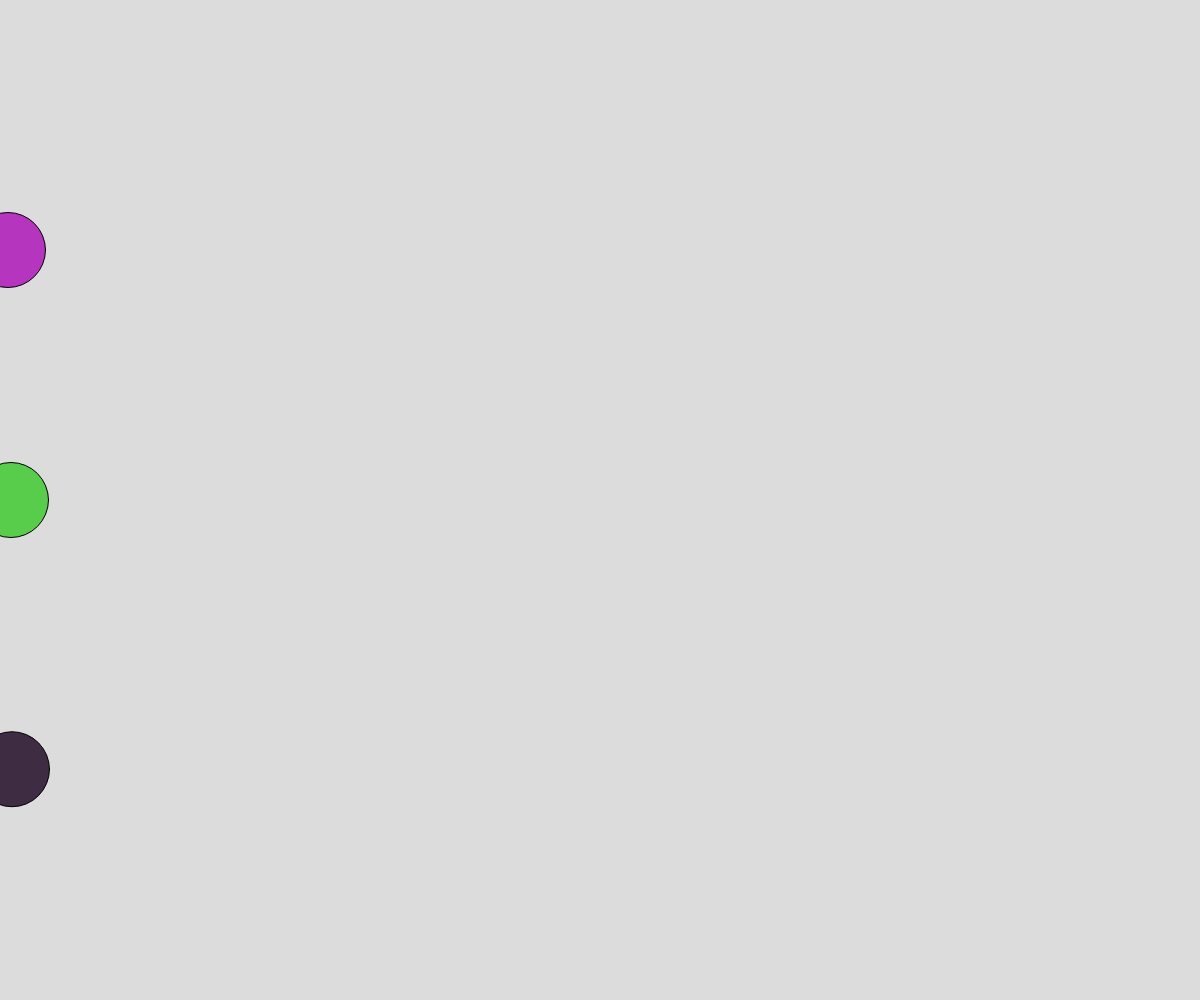
Frame 1 (no input)
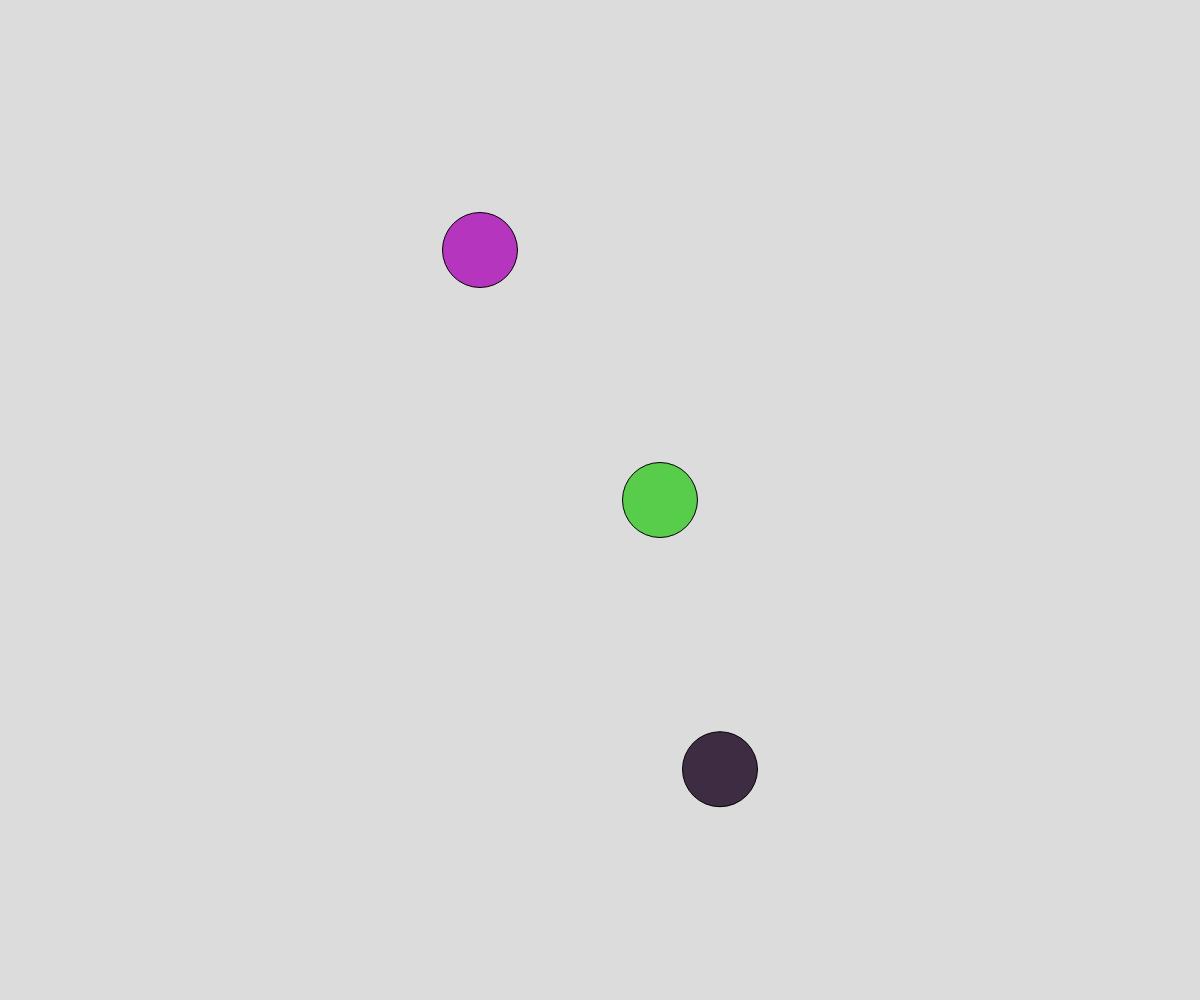
Frame 60 (no input)
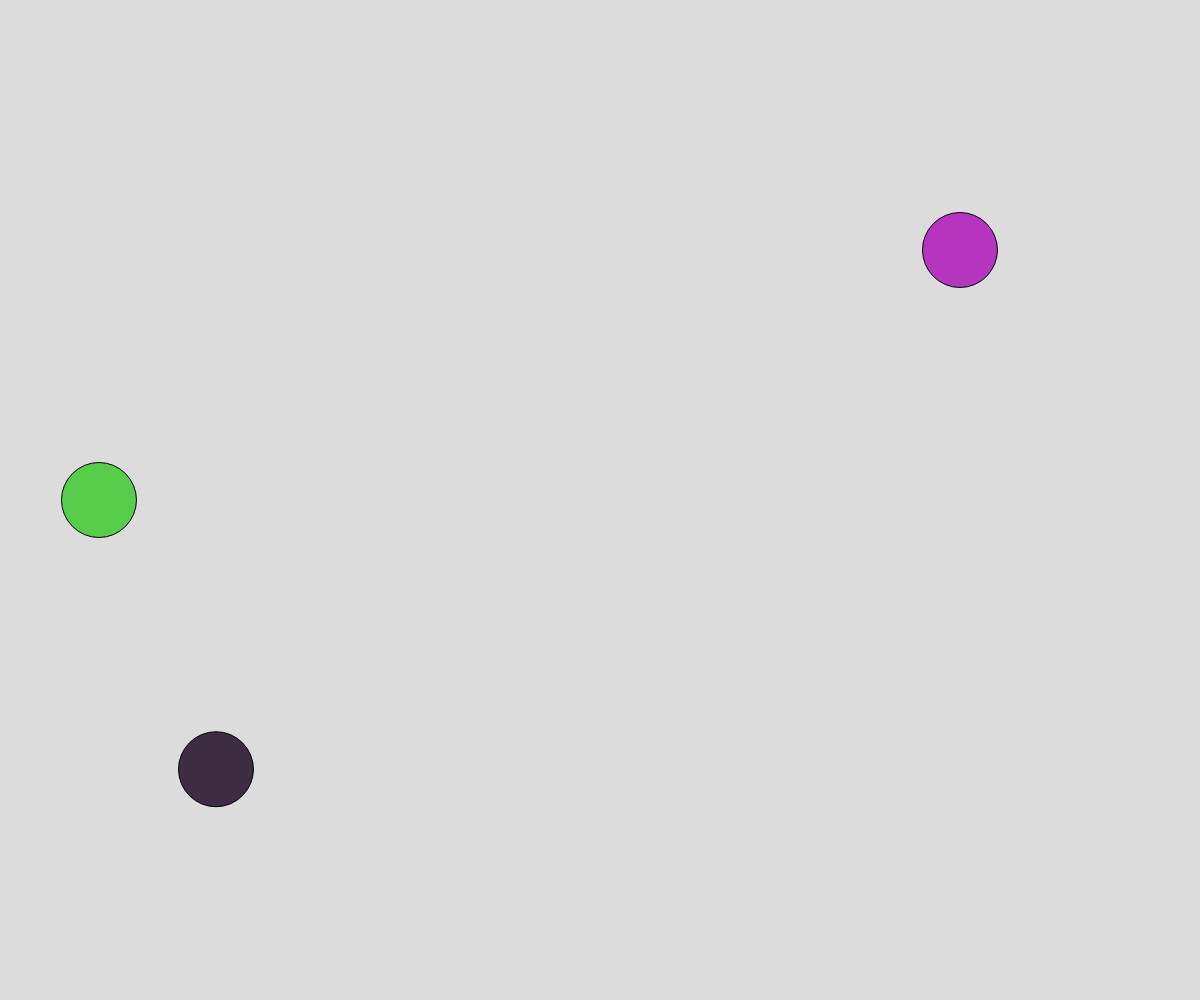
Frame 120 (the mouse pressed at the canvas centre since frame 60)

The p5.js sketch that drew these frames (run headless with seeded random() and noise() and a simulated clock; from frame 60 on, the mouse is pressed at the canvas centre):

// p5.js sketch
// ── sketch.js
// Round Racers
// Raghad Ibrahim
// Oct 3, 2023


//Global Variables
let r;
let r2;
let r3;


function setup() {
  createCanvas(windowWidth, windowHeight);
  //creating different colors for all three crircles.
  let randColor = color(random(255),random(255),random(255));
  let randColor2 = color(random(255),random(255),random(255));
  let randColor3 = color(random(255),random(255),random(255));
  r = new RoundRacers(height/4, randColor );
  r2 = new RoundRacers(height/2, randColor2 );
  r3 = new RoundRacers(height/1.3, randColor3 );

}

function draw() {
  background(220);
  r.move();
  r.display();
  r2.move();
  r2.display();
  r3.move();
  r3.display();

}

class RoundRacers{
  constructor(yPosition, color){
    this.xPosition = 0;
    this.yPosition = yPosition;
    this.color = color; 
    this.xSpeed= Math.floor(random(3,15));
  }
  //class method
  move(){
    //if xPosition is off the right edge of the Canvas, set it back to 0.
    if (this.xPosition > width) this.xPosition = 0; 
    else this.xPosition+=this.xSpeed;

  }
  //class method
  display(){
    fill(this.color);
    circle(this.xPosition, this.yPosition, 75)
  }
}
